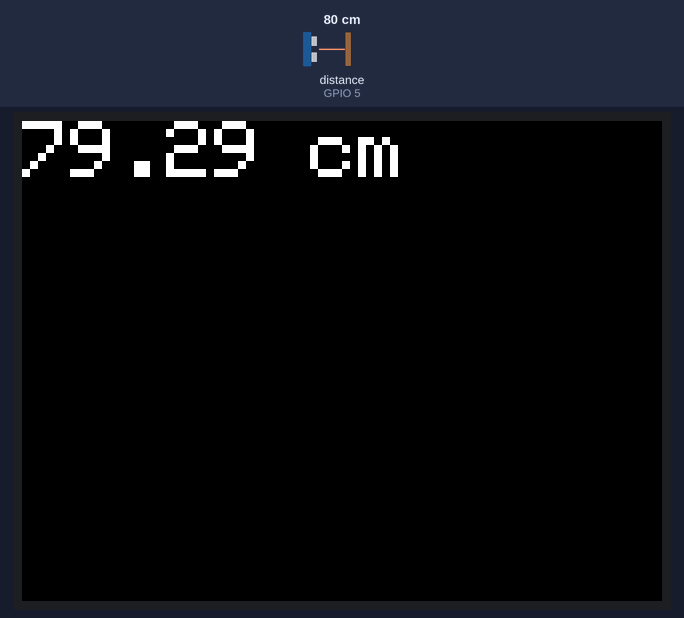
The sketch below on a simulated ESP32. Parts: 320×240 colour display. Wiring (inferred from the names in the program): ultrasonic range finder: trigger GPIO 2; echo GPIO 5. The test bench sets the inputs (shaded band); at power-on: distance to the obstacle (sensor on GPIO 5) 80 cm. The echo pulse lasts 58.3 µs per cm.

Above: at 1.3 s.
1.4 s: distance to the obstacle (sensor on GPIO 5) set to 2 cm
At 1.8 s:
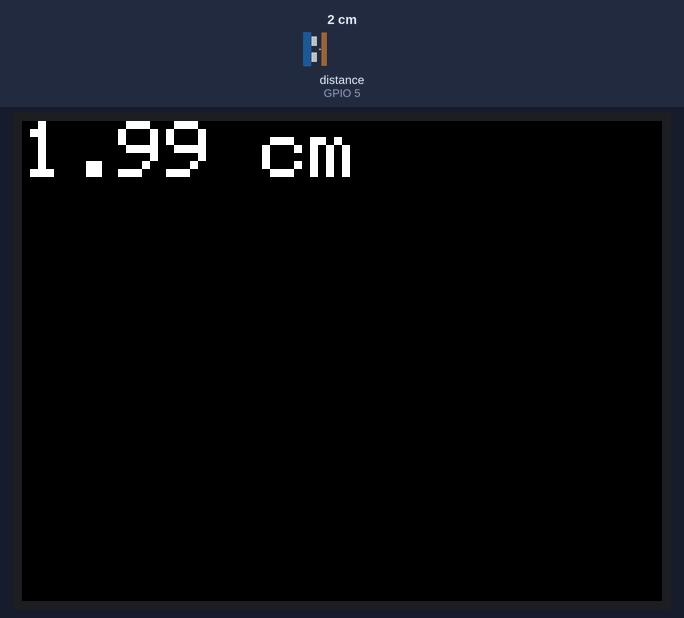
2.9 s: distance to the obstacle (sensor on GPIO 5) set to 4 cm
At 3.5 s:
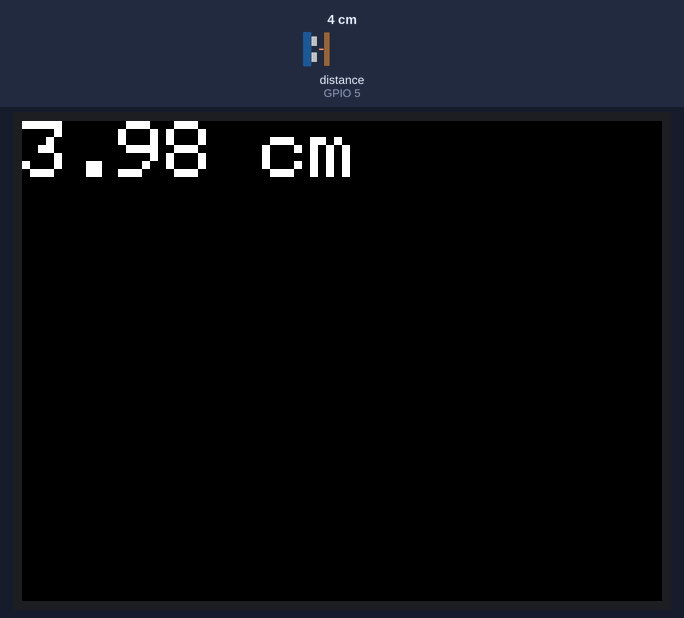
4.6 s: distance to the obstacle (sensor on GPIO 5) set to 9 cm
At 5.3 s:
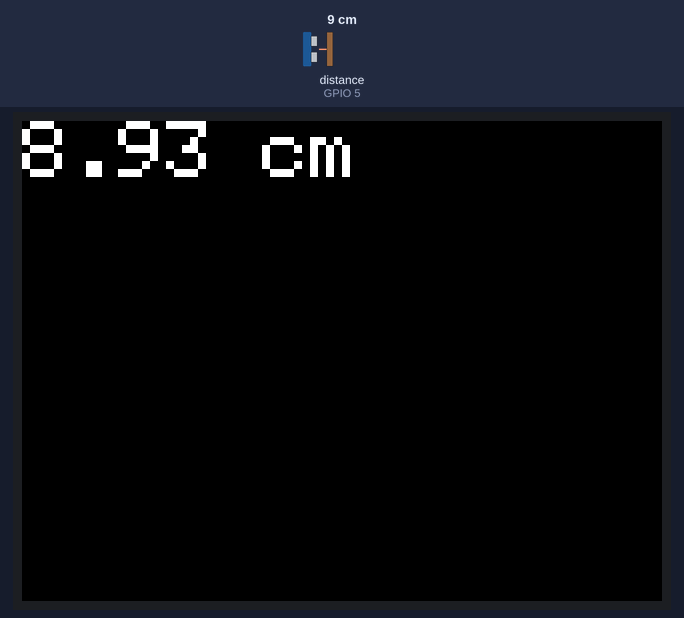
Timing chart, 0 to 7.6 s (numbered marks = the images above; inputs shaded):
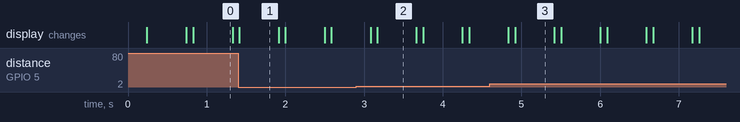

Measured:
- after the input at 1.4 s, the display: changes at once (image 1)
- after the input at 2.9 s, the display: first differs from a run without the input after 0.27 s (image 2)
- after the input at 4.6 s, the display: first differs from a run without the input after 0.32 s (image 3)
- what the display in image 0 shows lasts 0.5 s, from 0.8 s to 1.3 s

The sketch:

HC-SR04.ino
```cpp
#include <M5Stack.h>

#define TRIG 2
#define ECHO 5

int times;
float distance;

void setup() {
  M5.begin();

  pinMode(TRIG, OUTPUT);
  pinMode(ECHO, INPUT);

  // Letter size
  M5.Lcd.setTextSize(4);
}

void loop() {
  // Make the LCD background white
  M5.Lcd.fillScreen(BLACK);

  // Ultrasonic sound generation
  digitalWrite(TRIG, HIGH);
  delayMicroseconds(10);
  digitalWrite(TRIG, LOW);

  // Receive ultrasonic sound
  times = pulseIn(ECHO, HIGH);
  distance = (times * 0.017); //(340m/s)*(10**(-4))/2   <----- Take half the ToF, multiply it with the velocity of sound and convert to meter from micro meter

  // Display on the LCD screen
  M5.Lcd.setCursor(0, 0);
  M5.Lcd.print(distance);
  M5.Lcd.print(" cm");
  delay(500);
}
```
